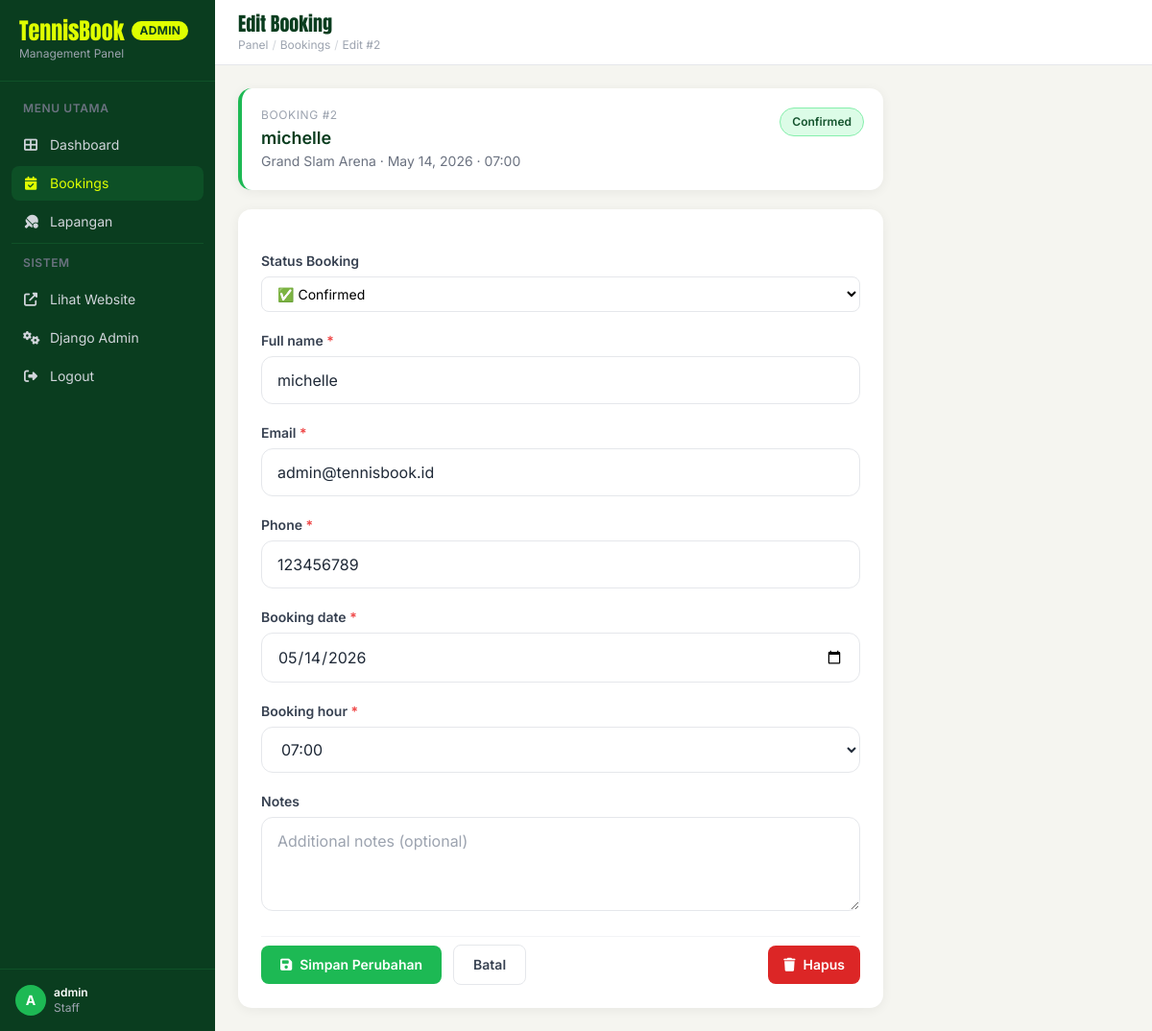
The app's page /panel/bookings/2/edit/ (signed in) with its own data.
### booking/models.py (models this page shows, shortened)
class Booking(models.Model):
    court = models.ForeignKey(Court, on_delete=models.CASCADE, related_name='bookings')
    user = models.ForeignKey(
        settings.AUTH_USER_MODEL,
        on_delete=models.SET_NULL,
        null=True,
        blank=True,
        related_name='bookings'
    )
    full_name = models.CharField(max_length=200)
    email = models.EmailField()
    phone = models.CharField(max_length=20)
    booking_date = models.DateField()
    booking_hour = models.CharField(max_length=10, choices=HOUR_CHOICES)
    notes = models.TextField(blank=True)
    status = models.CharField(max_length=20, choices=STATUS_CHOICES, default='pending')
    created_at = models.DateTimeField(auto_now_add=True)
    class Meta:
        ordering = ['-created_at']

class Court(models.Model):
    name = models.CharField(max_length=200)
    description = models.TextField()
    price_per_hour = models.DecimalField(max_digits=10, decimal_places=2)
    location = models.CharField(max_length=300)
    is_available = models.BooleanField(default=True)
    image_url = models.URLField(
        blank=True,
        default="https://images.unsplash.com/photo-1554068865-24cecd4e34b8?w=800&q=80"
    )
    facilities = models.ManyToManyField(Facility, blank=True)
    created_at = models.DateTimeField(auto_now_add=True)

### booking/views.py (the view)
# urls.py: path('panel/bookings/<int:pk>/edit/', views.admin_booking_edit, name='admin_booking_edit'),
@login_required(login_url='/login/')
@staff_required
def admin_booking_edit(request, pk):
    booking = get_object_or_404(Booking, pk=pk)
    if request.method == 'POST':
        form = BookingForm(request.POST, instance=booking)
        status = request.POST.get('status', booking.status)
        if form.is_valid():
            b = form.save(commit=False)
            b.status = status
            b.save()
            messages.success(request, f'Booking #{pk} berhasil diperbarui.')
            return redirect('admin_booking_list')
        else:
            messages.error(request, 'Terdapat kesalahan pada form.')
    else:
        form = BookingForm(instance=booking)
    return render(request, 'custom_admin/booking_edit.html', {'form': form, 'booking': booking})

### booking/forms.py
class BookingForm(forms.ModelForm):
    class Meta:
        model = Booking
        fields = ['full_name', 'email', 'phone', 'booking_date', 'booking_hour', 'notes']
        widgets = {
            'full_name': forms.TextInput(attrs={'class': INPUT_CLASS, 'placeholder': 'Enter your full name'}),
            'email': forms.EmailInput(attrs={'class': INPUT_CLASS, 'placeholder': 'Enter your email address'}),
            'phone': forms.TextInput(attrs={'class': INPUT_CLASS, 'placeholder': 'Enter your phone number'}),
            'booking_date': forms.DateInput(attrs={'class': INPUT_CLASS, 'type': 'date'}),
            'booking_hour': forms.Select(attrs={'class': INPUT_CLASS + ' bg-white'}),
            'notes': forms.Textarea(attrs={'class': INPUT_CLASS, 'rows': 3, 'placeholder': 'Additional notes (optional)'}),
        }

### booking/views.py (called while the page is built)
def is_staff(user):
    return user.is_staff

### booking/templates/custom_admin/booking_edit.html (shortened to what this page needs)
{% extends "custom_admin/base.html" %}
{% block page_title %}Edit Booking{% endblock %}
{% block breadcrumb %}
  <span class="text-gray-300">/</span>
  <a href="{% url 'admin_booking_list' %}" class="hover:text-brand">Bookings</a>
  <span class="text-gray-300">/</span>
  <span>Edit #{{ booking.pk }}</span>
{% endblock %}
{% block content %}
<div class="max-w-2xl">
  <div class="card p-5 mb-5 border-l-4 border-brand">
    <div class="flex items-start justify-between gap-4">
      <div>
        <p class="text-xs text-gray-400 uppercase tracking-wider">Booking #{{ booking.pk }}</p>
        <h2 class="font-semibold text-forest-900 text-lg mt-0.5">{{ booking.full_name }}</h2>
        <p class="text-sm text-gray-500">{{ booking.court.name }} · {{ booking.booking_date }} · {{ booking.booking_hour }}</p>
      </div>
      <span class="px-3 py-1.5 rounded-full text-xs font-semibold status-{{ booking.status }} flex-shrink-0">
        {{ booking.get_status_display }}
      </span>
    </div>
  </div>
  <form method="post" class="card p-6 space-y-5">
    <div>
      <label class="block text-sm font-semibold text-gray-700 mb-1.5">Status Booking</label>
      <select name="status" class="w-full px-3 py-2 border border-gray-200 rounded-lg text-sm focus:outline-none focus:border-green-500 focus:ring-2 focus:ring-green-100 bg-white">
        <option value="confirmed" {% if booking.status == 'confirmed' %}selected{% endif %}>✅ Confirmed</option>
      </select>
    </div>
    {% for field in form %}
    <div>
      <label class="block text-sm font-semibold text-gray-700 mb-1.5" for="{{ field.id_for_label }}">
        {{ field.label }}{% if field.field.required %} <span class="text-red-500">*</span>{% endif %}
      </label>
      {{ field }}
    </div>
    {% endfor %}
    <div class="flex items-center gap-3 pt-2 border-t border-gray-100">
      <button type="submit" class="btn-primary px-5 py-2.5 rounded-lg text-sm font-semibold flex items-center gap-2">
        <i class="fas fa-save"></i> Simpan Perubahan
      </button>
      <a href="{% url 'admin_booking_list' %}" class="btn-secondary px-5 py-2.5 rounded-lg text-sm font-semibold">
        Batal
      </a>
      <a href="{% url 'admin_booking_delete' booking.pk %}"
         class="ml-auto btn-danger px-4 py-2.5 rounded-lg text-sm font-semibold flex items-center gap-2">
        <i class="fas fa-trash"></i> Hapus
      </a>
    </div>
  </form>
</div>
{% endblock %}

### booking/templates/custom_admin/base.html (shortened to what this page needs)
<!DOCTYPE html>
<html lang="id">
<head>
  <script src="https://cdn.tailwindcss.com"></script>
  <link rel="stylesheet" href="https://cdnjs.cloudflare.com/ajax/libs/font-awesome/6.4.0/css/all.min.css"/>
</head>
<body class="min-h-screen flex">
  <aside class="w-56 min-h-screen bg-forest-900 flex-shrink-0 flex flex-col" id="sidebar">
    <div class="p-5 border-b border-forest-800">
      <a href="{% url 'custom_admin_dashboard' %}" class="flex items-center gap-2">
        <span class="font-display text-lime text-2xl leading-none">TennisBook</span>
        <span class="text-xs bg-lime text-forest-900 px-2 py-0.5 rounded-full font-bold tracking-wide">ADMIN</span>
      </a>
      <p class="text-gray-400 text-xs mt-1">Management Panel</p>
    </div>
    <nav class="flex-1 p-3 space-y-1 overflow-y-auto">
      <p class="text-gray-500 text-xs font-semibold uppercase tracking-wider px-3 py-2">Menu Utama</p>
      <a href="{% url 'custom_admin_dashboard' %}"
         class="sidebar-link {% if request.resolver_match.url_name == 'custom_admin_dashboard' %}active{% endif %} flex items-center gap-3 px-3 py-2 rounded-lg text-gray-300 text-sm">
        <i class="fas fa-th-large w-4 text-center"></i> Dashboard
      </a>
      <a href="{% url 'admin_booking_list' %}"
         class="sidebar-link {% if 'booking' in request.resolver_match.url_name %}active{% endif %} flex items-center gap-3 px-3 py-2 rounded-lg text-gray-300 text-sm">
        <i class="fas fa-calendar-check w-4 text-center"></i> Bookings
      </a>
      <a href="{% url 'admin_court_list' %}"
         class="sidebar-link {% if 'court' in request.resolver_match.url_name %}active{% endif %} flex items-center gap-3 px-3 py-2 rounded-lg text-gray-300 text-sm">
        <i class="fas fa-table-tennis w-4 text-center"></i> Lapangan
      </a>
      <div class="border-t border-forest-800 my-2"></div>
      <p class="text-gray-500 text-xs font-semibold uppercase tracking-wider px-3 py-2">Sistem</p>
      <a href="{% url 'home' %}" target="_blank"
         class="sidebar-link flex items-center gap-3 px-3 py-2 rounded-lg text-gray-300 text-sm">
        <i class="fas fa-external-link-alt w-4 text-center"></i> Lihat Website
      </a>
      <a href="/admin/"
         class="sidebar-link flex items-center gap-3 px-3 py-2 rounded-lg text-gray-300 text-sm">
        <i class="fas fa-cogs w-4 text-center"></i> Django Admin
      </a>
      <a href="{% url 'user_logout' %}"
         class="sidebar-link flex items-center gap-3 px-3 py-2 rounded-lg text-gray-300 text-sm">
        <i class="fas fa-sign-out-alt w-4 text-center"></i> Logout
      </a>
    </nav>
    <div class="p-4 border-t border-forest-800">
      <div class="flex items-center gap-2">
        <div class="w-8 h-8 rounded-full bg-brand flex items-center justify-center text-white font-bold text-sm flex-shrink-0">
          {{ request.user.username|slice:":1"|upper }}
        </div>
        <div class="min-w-0">
          <p class="text-white text-xs font-semibold truncate">{{ request.user.username }}</p>
          <p class="text-gray-400 text-xs">Staff</p>
        </div>
      </div>
    </div>
  </aside>
  <main class="flex-1 flex flex-col min-w-0 overflow-hidden">
    <header class="bg-white border-b border-gray-200 px-6 py-3 flex items-center justify-between flex-shrink-0">
      <div>
        <h1 class="font-display text-forest-900 text-xl leading-tight">{% block page_title %}Dashboard{% endblock %}</h1>
        <nav class="text-xs text-gray-400 mt-0.5 flex items-center gap-1">
          <a href="{% url 'custom_admin_dashboard' %}" class="hover:text-brand">Panel</a>
          {% block breadcrumb %}{% endblock %}
        </nav>
      </div>
    </header>
    <div class="flex-1 overflow-y-auto p-6">
      {% block content %}{% endblock %}
    </div>
  </main>
</body>
</html>

### booking/templates/custom_admin/base.html (style rules this page uses)
body { font-family: 'Inter', sans-serif; background: #F5F5F0; }
.sidebar-link { transition: all 0.15s ease; }
.sidebar-link:hover, .sidebar-link.active { background: rgba(29,185,84,0.15); color: #DFFF00; }
.status-confirmed { background: #dcfce7; color: #14532d; border: 1px solid #86efac; }
.btn-primary { background:#1DB954; color:#fff; transition: background 0.15s; }
.btn-danger { background:#dc2626; color:#fff; transition: background 0.15s; }
.btn-secondary { background:#fff; color:#374151; border:1px solid #e5e7eb; transition: all 0.15s; }
.card { background:#fff; border-radius:14px; box-shadow:0 2px 12px rgba(0,0,0,0.06); }

### records on screen
Booking: pk "2", full_name "michelle", court.name "Grand Slam Arena", booking_date "May 14, 2026", booking_hour "07:00", status "Confirmed", status "✅ Confirmed", form "michelle" "admin@tennisbook.id" "123456789" "05/14/2026" "07:00"

### other values on screen
{{ request.user.username|slice:":1"|upper }} "A"
{{ request.user.username }} "admin"
{{ field.label }} "Full name" "Email" "Phone" "Booking date" "Booking hour" "Notes"
